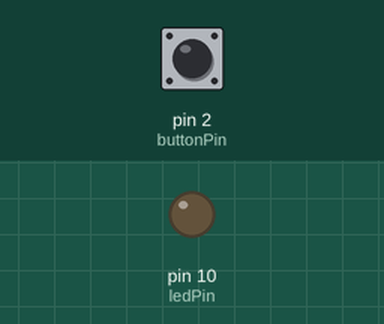
Bench run of a sketch on a simulated Arduino Uno, built with avr-gcc and run on an emulated ATmega328P. Parts: output pins drawn as LEDs (lit = HIGH). The test bench sets the inputs (shaded band); at power-on: pin 2 (buttonPin) HIGH.

Above: at 1.2 s.
1.3 s: pin 2 (buttonPin) pulled LOW for 0.15 s
At 1.7 s:
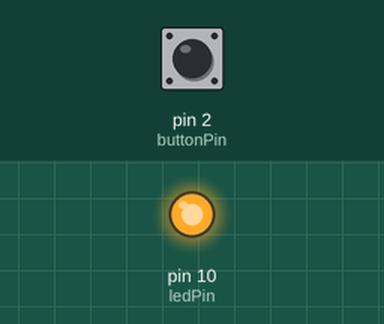
2.9 s: pin 2 (buttonPin) pulled LOW for 1 s
At 4.1 s:
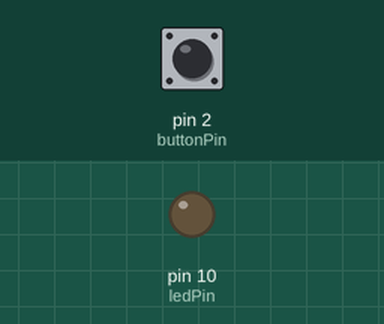
5.4 s: pin 2 (buttonPin) pulled LOW for 3.2 s
At 6.0 s:
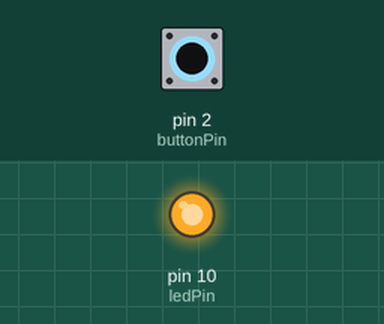
Timing chart, 0 to 8.4 s (numbered marks = the images above; inputs shaded):
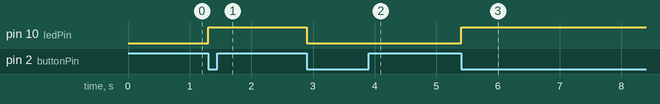

Measured:
- after the input at 1.3 s, pin 10 (ledPin): LOW → HIGH at once
- after the input at 2.9 s, pin 10 (ledPin): HIGH → LOW at once
- after the input at 5.4 s, pin 10 (ledPin): LOW → HIGH at once

The sketch:

ArduinoPushOnPushOff.ino
```cpp
// Pin assignments
const int buttonPin = 2;
const int ledPin = 10;

// Variables
bool ledState = false; // To track the LED state
bool lastButtonState = LOW; // To store the previous button state
bool buttonPressed = false; // To debounce the button
unsigned long lastDebounceTime = 0; // Timing variable
const unsigned long debounceDelay = 1; // 5 ms debounce delay

void setup() {
  pinMode(buttonPin, INPUT_PULLUP); // Use the internal pull-up resistor
  pinMode(ledPin, OUTPUT);
  digitalWrite(ledPin, LOW); // Initialize the LED as off
}

void loop() {
  // Get the current time
  unsigned long currentTime = millis();

  // Check if it's time to read the button
  if (currentTime - lastDebounceTime >= debounceDelay) {
    // Read the button state
    bool currentButtonState = digitalRead(buttonPin);

    // Check if the button state has changed
    if (currentButtonState == LOW && lastButtonState == HIGH && !buttonPressed) {
      ledState = !ledState; // Toggle the LED state
      digitalWrite(ledPin, ledState ? HIGH : LOW);
      buttonPressed = true; // Register the press
    }

    // Reset the buttonPressed flag when the button is released
    if (currentButtonState == HIGH) {
      buttonPressed = false;
    }

    lastButtonState = currentButtonState; // Update the last button state
    lastDebounceTime = currentTime; // Update the debounce timer
  }
}
```
